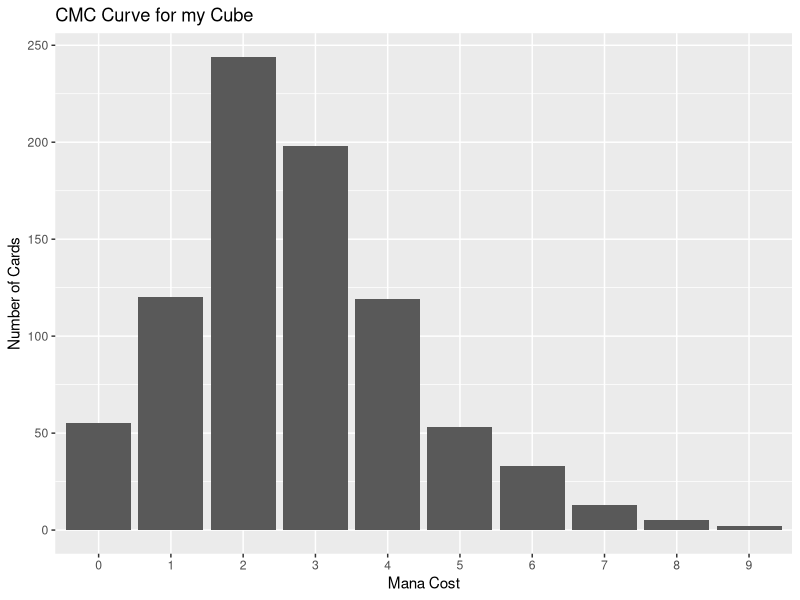
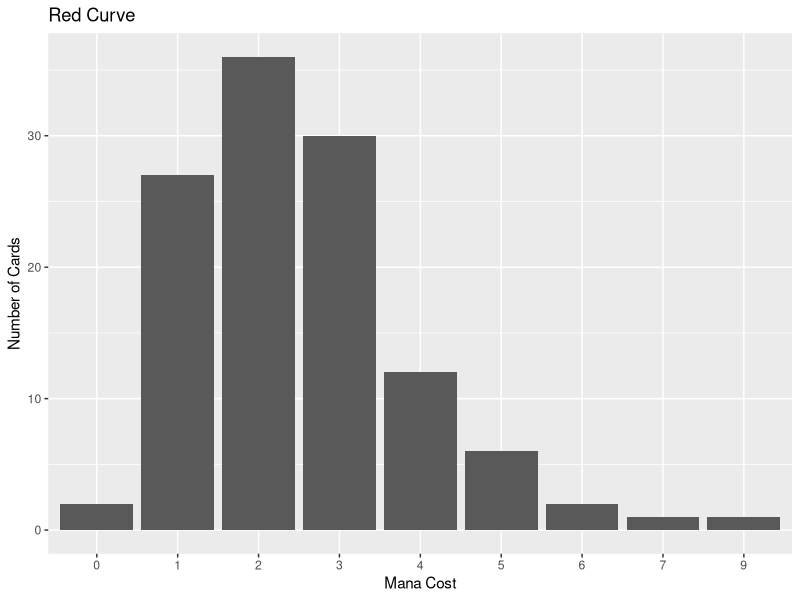
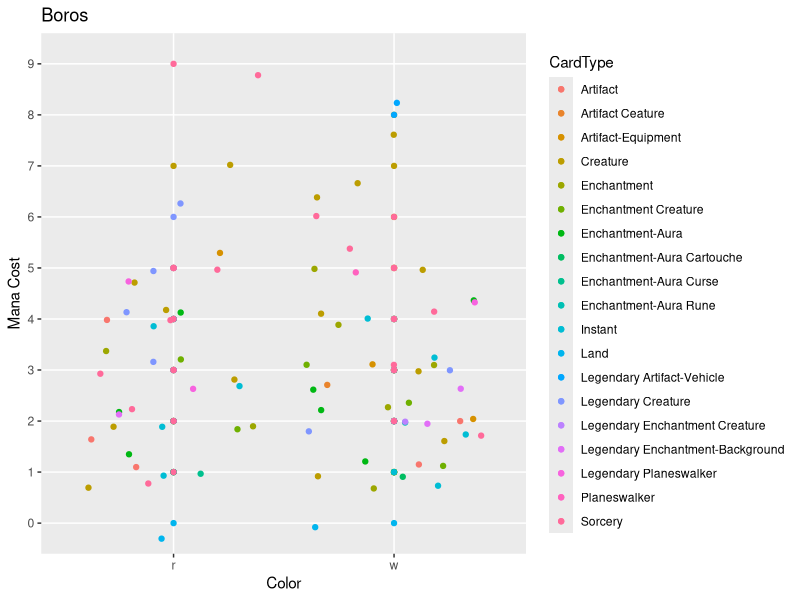
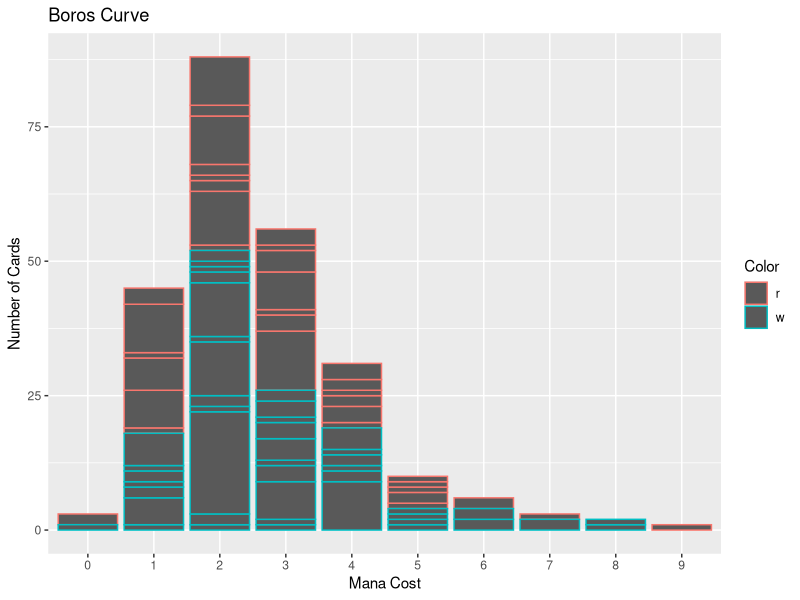

Source code (R) for these figures, in order:
## ---- chunk 1
knitr::opts_chunk$set(echo = TRUE)

knitr::opts_chunk$set(eval = TRUE)

knitr::opts_chunk$set(include = TRUE)

library(tidyverse)
library(readr) 
library(ggplot2)
#import data 

MyCube<-read_csv("TheCube.csv")

VintageCube<-read_csv("MTGOVintageCube.csv")
## ---- chunk 2

CMC<-MyCube%>%
  rename(ManaCost=`Mana Cost`)%>%
  mutate(ManaCost= ifelse(ManaCost=="n/a", 0,ManaCost))%>%
  group_by(ManaCost)%>%
  summarise(count=n())
  sample_n(CMC,size=10)
## ---- chunk 3
Red<-
  MyCube[MyCube$Color == "r",]
  head(Red)
## ---- chunk 4
Green<-
  MyCube[MyCube$Color == "g",]
  head(Green)
## ---- chunk 5
Black<-
  MyCube[MyCube$Color == "b",]
  head(Black)
## ---- chunk 6
Blue<-
  MyCube[MyCube$Color == "u",]
  head(Blue)
## ---- chunk 7
White<-
  MyCube[MyCube$Color == "w",]
  head(White)
## ---- chunk 8
Colorless<-
  MyCube[MyCube$Color == "colorless",]
  head(Colorless)
## ---- chunk 9
ManaCostRed<-
  Red%>%
  rename(ManaCost=`Mana Cost`)%>%
  mutate(ManaCost= ifelse(ManaCost=="n/a", 0,ManaCost))%>%
  group_by(ManaCost)%>%
  summarise(count=n())
  head(ManaCostRed)
## ---- chunk 10
ManaCostBlack<-
  Black%>%
  rename(ManaCost=`Mana Cost`)%>%
  mutate(ManaCost= ifelse(ManaCost=="n/a", 0,ManaCost))%>%
  group_by(ManaCost)%>%
  summarise(count=n())
  
## ---- chunk 11
ManaCostGreen<-
  Green%>%
  rename(ManaCost=`Mana Cost`)%>%
  mutate(ManaCost= ifelse(ManaCost=="n/a", 0,ManaCost))%>%
  group_by(ManaCost)%>%
  summarise(count=n())
  
## ---- chunk 12
ManaCostWhite<-
  White%>%
  rename(ManaCost=`Mana Cost`)%>%
  mutate(ManaCost= ifelse(ManaCost=="n/a", 0,ManaCost))%>%
  group_by(ManaCost)%>%
  summarise(count=n())
  
## ---- chunk 13
ManaCostBlue<-
  Blue%>%
  rename(ManaCost=`Mana Cost`)%>%
  mutate(ManaCost= ifelse(ManaCost=="n/a", 0,ManaCost))%>%
  group_by(ManaCost)%>%
  summarise(count=n())
  
## ---- chunk 14
ManaCostColorless<-
  Colorless%>%
  rename(ManaCost=`Mana Cost`)%>%
  mutate(ManaCost= ifelse(ManaCost=="n/a", 0,ManaCost))%>%
  group_by(ManaCost)%>%
  summarise(count=n())
  
## ---- chunk 15

Boros<-
  MyCube[MyCube$Color == "r"| MyCube$Color == "w",]
  head(Boros)

Izzet<-
  MyCube[MyCube$Color == "r"| MyCube$Color == "u",]
  
  
Gruul<-
  MyCube[MyCube$Color == "r"| MyCube$Color == "g",]
  

Rakdos<-
  MyCube[MyCube$Color == "r"| MyCube$Color == "b",]
  
  
Golgari<-
  MyCube[MyCube$Color == "b"| MyCube$Color == "g",]
  
  
Azorius<-
  MyCube[MyCube$Color == "w"| MyCube$Color == "u",]
  
  
Orzhov<-
  MyCube[MyCube$Color == "w"| MyCube$Color == "b",] 
  
  
Simic<-
  MyCube[MyCube$Color == "g"| MyCube$Color == "u",]
  
  
Selesnya<-
  MyCube[MyCube$Color == "g"| MyCube$Color == "w",]
  
  
Dimir<-
  MyCube[MyCube$Color == "u"| MyCube$Color == "b",]
  
  
## ---- chunk 16
BorosCurve<-
  Boros%>%
  rename(ManaCost=`Mana Cost`)%>%
  mutate(ManaCost= ifelse(ManaCost=="n/a", 0,ManaCost))%>%
  rename(CardType= `Card Type`)%>%
  group_by(ManaCost,CardType,Color)%>%
  summarise(count=n())
  head(BorosCurve)

## ---- chunk 17
ggplot(CMC) +
  geom_bar(aes(x = ManaCost, y = count), stat = "identity")+ggtitle("CMC Curve for my Cube")+labs(y="Number of Cards", x="Mana Cost")
       
## ---- chunk 18
ggplot(ManaCostRed)+
  geom_bar(aes(x= ManaCost, y= count), stat="identity")+ggtitle("Red Curve")+labs(y="Number of Cards", x="Mana Cost")
## ---- chunk 19
ggplot(BorosCurve)+
  geom_point(aes(x=Color, y=ManaCost, color=CardType))+
  geom_jitter(aes(x=Color,y=ManaCost, color=CardType))+ggtitle("Boros")+labs(y="Mana Cost",x="Color")
                         
            
## ---- chunk 20
ggplot(BorosCurve)+
  geom_bar(aes(x=ManaCost, y= count, color=Color), stat="identity")+ggtitle("Boros Curve")+labs(y="Number of Cards", x="Mana Cost")
  
